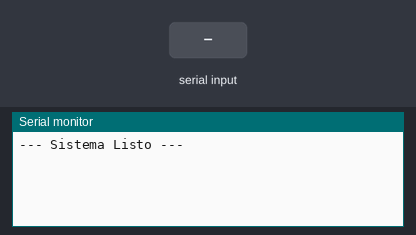
Bench run of a sketch on a simulated Arduino Uno, built with avr-gcc and run on an emulated ATmega328P. On the bench: the last lines printed to the serial monitor. The inputs (shaded band) are chosen by the test bench.

Above: at 1.2 s.
1.3 s: "1" received over the second serial link
At 1.8 s:
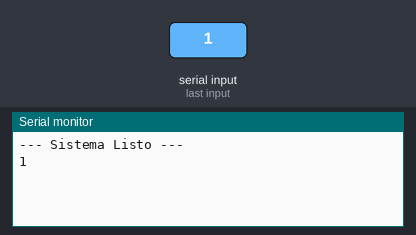
2.8 s: "0" received over the second serial link
At 4.2 s:
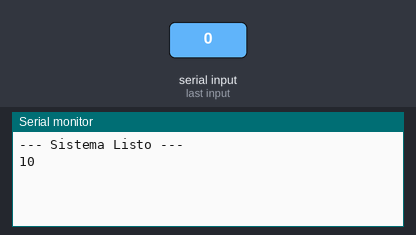

Measured:
- after the input at 1.3 s, the serial monitor: prints a new line at once (image 1)
- after the input at 2.8 s, the serial monitor: prints a new line at once (image 2)

The sketch:

bLUTUCH.ino
```cpp
#include <SoftwareSerial.h>

SoftwareSerial BT(10, 11); // RX (10) -> TX del HC-05 | TX (11) -> RX del HC-05

void setup() {
  Serial.begin(9600);   // Comunicación con la PC
  BT.begin(9600);       // <- CAMBIADO DE 38400 A 9600
  Serial.println("--- Sistema Listo ---");
}

void loop() {
  if (BT.available()) {
    Serial.write(BT.read());
  }

  if (Serial.available()) {
    BT.write(Serial.read());
  }
}
```
